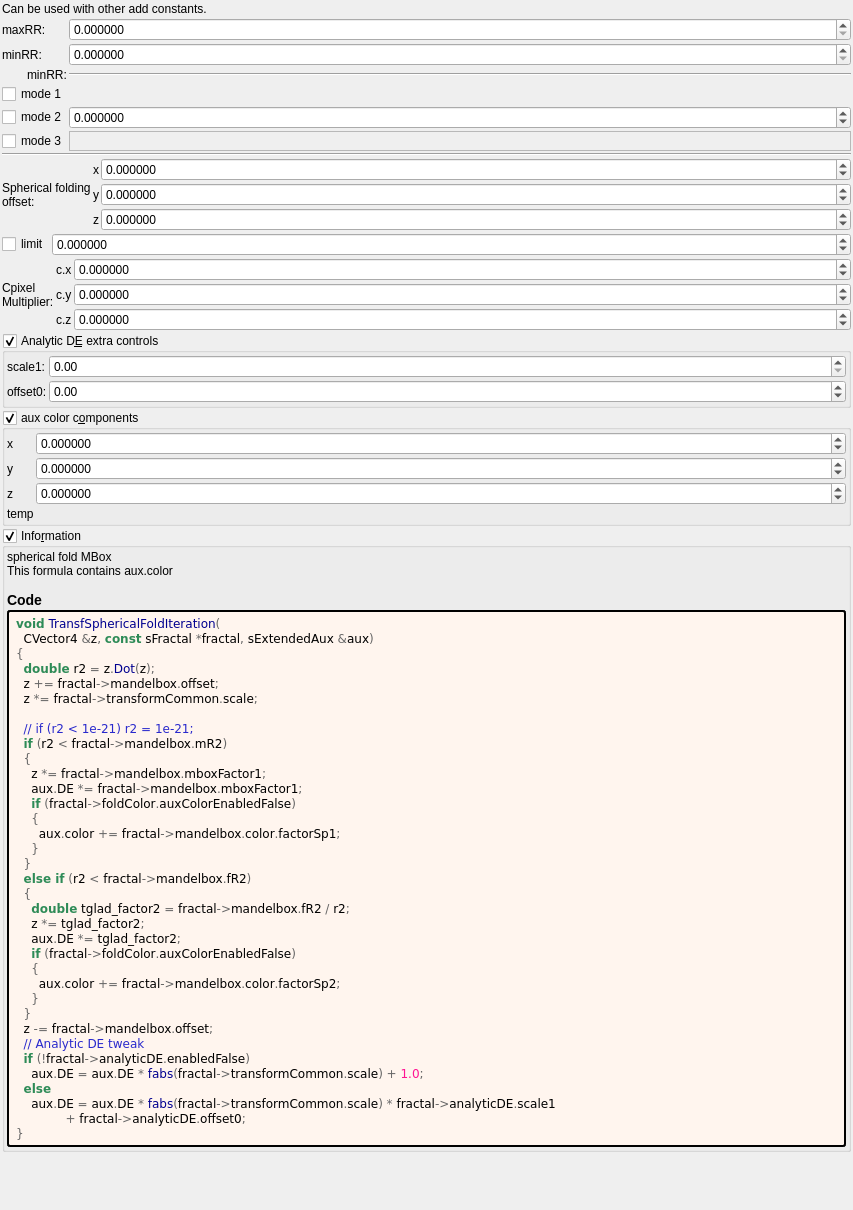
 <widget class="QWidget" name="Form">
  <property name="geometry">
   <rect>
    <x>0</x>
    <y>0</y>
    <width>853</width>
    <height>1210</height>
   </rect>
  </property>
  <property name="windowTitle">
   <string notr="true">transf_spherical_fold</string>
  </property>
  <layout class="QVBoxLayout" name="verticalLayout">
   <property name="spacing">
    <number>2</number>
   </property>
   <property name="leftMargin">
    <number>2</number>
   </property>
   <property name="topMargin">
    <number>2</number>
   </property>
   <property name="rightMargin">
    <number>2</number>
   </property>
   <property name="bottomMargin">
    <number>2</number>
   </property>
   <item>
    <widget class="QLabel" name="label_112">
     <property name="text">
      <string notr="true">Can be used with other add constants.</string>
     </property>
    </widget>
   </item>
   <item>
    <layout class="QGridLayout" name="gridLayout_2" columnstretch="0,0,1">
     <item row="3" column="2">
      <widget class="MyDoubleSpinBox" name="spinbox_transf_minR2_p25">
       <property name="sizePolicy">
        <sizepolicy hsizetype="Minimum" vsizetype="Maximum">
         <horstretch>0</horstretch>
         <verstretch>0</verstretch>
        </sizepolicy>
       </property>
       <property name="prefix">
        <string/>
       </property>
       <property name="suffix">
        <string/>
       </property>
       <property name="decimals">
        <number>6</number>
       </property>
       <property name="minimum">
        <double>0.000000000000000</double>
       </property>
       <property name="maximum">
        <double>99.989999999999995</double>
       </property>
       <property name="singleStep">
        <double>0.100000000000000</double>
       </property>
      </widget>
     </item>
     <item row="2" column="2">
      <widget class="MyDoubleSpinBox" name="spinbox_transf_maxR2_1">
       <property name="sizePolicy">
        <sizepolicy hsizetype="Minimum" vsizetype="Maximum">
         <horstretch>0</horstretch>
         <verstretch>0</verstretch>
        </sizepolicy>
       </property>
       <property name="prefix">
        <string/>
       </property>
       <property name="suffix">
        <string/>
       </property>
       <property name="decimals">
        <number>6</number>
       </property>
       <property name="minimum">
        <double>0.000000000000000</double>
       </property>
       <property name="maximum">
        <double>99.989999999999995</double>
       </property>
       <property name="singleStep">
        <double>0.100000000000000</double>
       </property>
      </widget>
     </item>
     <item row="7" column="2">
      <widget class="QFrame" name="frame">
       <property name="frameShape">
        <enum>QFrame::StyledPanel</enum>
       </property>
       <property name="frameShadow">
        <enum>QFrame::Raised</enum>
       </property>
      </widget>
     </item>
     <item row="4" column="2">
      <widget class="Line" name="line">
       <property name="orientation">
        <enum>Qt::Horizontal</enum>
       </property>
      </widget>
     </item>
     <item row="6" column="2">
      <widget class="MyDoubleSpinBox" name="spinbox_transf_scale_1">
       <property name="enabled">
        <bool>true</bool>
       </property>
       <property name="sizePolicy">
        <sizepolicy hsizetype="Minimum" vsizetype="Maximum">
         <horstretch>0</horstretch>
         <verstretch>0</verstretch>
        </sizepolicy>
       </property>
       <property name="prefix">
        <string/>
       </property>
       <property name="suffix">
        <string/>
       </property>
       <property name="decimals">
        <number>6</number>
       </property>
       <property name="minimum">
        <double>-99.989999999999995</double>
       </property>
       <property name="maximum">
        <double>99.989999999999995</double>
       </property>
       <property name="singleStep">
        <double>0.100000000000000</double>
       </property>
      </widget>
     </item>
     <item row="2" column="0" colspan="2">
      <widget class="QLabel" name="label_48">
       <property name="text">
        <string>maxRR:</string>
       </property>
      </widget>
     </item>
     <item row="3" column="0" colspan="2">
      <widget class="QLabel" name="label_47">
       <property name="text">
        <string>minRR:</string>
       </property>
      </widget>
     </item>
     <item row="5" column="0" colspan="2">
      <widget class="MyCheckBox" name="checkBox_transf_function_enabledB_false">
       <property name="text">
        <string notr="true">mode 1</string>
       </property>
      </widget>
     </item>
     <item row="6" column="0" colspan="2">
      <widget class="MyCheckBox" name="checkBox_transf_function_enabledC_false">
       <property name="text">
        <string notr="true">mode 2</string>
       </property>
      </widget>
     </item>
     <item row="7" column="0" colspan="2">
      <widget class="MyCheckBox" name="checkBox_transf_function_enabledD_false">
       <property name="text">
        <string notr="true">mode 3</string>
       </property>
      </widget>
     </item>
     <item row="4" column="1">
      <widget class="QLabel" name="label_49">
       <property name="text">
        <string>minRR:</string>
       </property>
      </widget>
     </item>
    </layout>
   </item>
   <item>
    <widget class="Line" name="line_2">
     <property name="orientation">
      <enum>Qt::Horizontal</enum>
     </property>
    </widget>
   </item>
   <item>
    <layout class="QGridLayout" name="gridLayout_16" columnstretch="0,0,1">
     <property name="spacing">
      <number>2</number>
     </property>
     <item row="2" column="2">
      <widget class="MyDoubleSpinBox" name="spinbox3_mandelbox_offset_z">
       <property name="sizePolicy">
        <sizepolicy hsizetype="Minimum" vsizetype="Maximum">
         <horstretch>0</horstretch>
         <verstretch>0</verstretch>
        </sizepolicy>
       </property>
       <property name="prefix">
        <string/>
       </property>
       <property name="suffix">
        <string/>
       </property>
       <property name="decimals">
        <number>6</number>
       </property>
       <property name="minimum">
        <double>-100.000000000000000</double>
       </property>
       <property name="maximum">
        <double>100.000000000000000</double>
       </property>
       <property name="singleStep">
        <double>0.100000000000000</double>
       </property>
      </widget>
     </item>
     <item row="1" column="1">
      <widget class="QLabel" name="label_116">
       <property name="sizePolicy">
        <sizepolicy hsizetype="Preferred" vsizetype="Preferred">
         <horstretch>0</horstretch>
         <verstretch>0</verstretch>
        </sizepolicy>
       </property>
       <property name="text">
        <string notr="true">y</string>
       </property>
       <property name="alignment">
        <set>Qt::AlignRight|Qt::AlignTrailing|Qt::AlignVCenter</set>
       </property>
      </widget>
     </item>
     <item row="0" column="0" rowspan="3">
      <widget class="QLabel" name="label_15">
       <property name="text">
        <string>Spherical folding
offset:</string>
       </property>
      </widget>
     </item>
     <item row="0" column="1">
      <widget class="QLabel" name="label_115">
       <property name="sizePolicy">
        <sizepolicy hsizetype="Preferred" vsizetype="Preferred">
         <horstretch>0</horstretch>
         <verstretch>0</verstretch>
        </sizepolicy>
       </property>
       <property name="text">
        <string notr="true">x</string>
       </property>
       <property name="alignment">
        <set>Qt::AlignRight|Qt::AlignTrailing|Qt::AlignVCenter</set>
       </property>
      </widget>
     </item>
     <item row="0" column="2">
      <widget class="MyDoubleSpinBox" name="spinbox3_mandelbox_offset_x">
       <property name="sizePolicy">
        <sizepolicy hsizetype="Minimum" vsizetype="Maximum">
         <horstretch>0</horstretch>
         <verstretch>0</verstretch>
        </sizepolicy>
       </property>
       <property name="prefix">
        <string/>
       </property>
       <property name="suffix">
        <string/>
       </property>
       <property name="decimals">
        <number>6</number>
       </property>
       <property name="minimum">
        <double>-100.000000000000000</double>
       </property>
       <property name="maximum">
        <double>100.000000000000000</double>
       </property>
       <property name="singleStep">
        <double>0.100000000000000</double>
       </property>
      </widget>
     </item>
     <item row="1" column="2">
      <widget class="MyDoubleSpinBox" name="spinbox3_mandelbox_offset_y">
       <property name="sizePolicy">
        <sizepolicy hsizetype="Minimum" vsizetype="Maximum">
         <horstretch>0</horstretch>
         <verstretch>0</verstretch>
        </sizepolicy>
       </property>
       <property name="prefix">
        <string/>
       </property>
       <property name="suffix">
        <string/>
       </property>
       <property name="decimals">
        <number>6</number>
       </property>
       <property name="minimum">
        <double>-100.000000000000000</double>
       </property>
       <property name="maximum">
        <double>100.000000000000000</double>
       </property>
       <property name="singleStep">
        <double>0.100000000000000</double>
       </property>
      </widget>
     </item>
     <item row="2" column="1">
      <widget class="QLabel" name="label_117">
       <property name="sizePolicy">
        <sizepolicy hsizetype="Preferred" vsizetype="Preferred">
         <horstretch>0</horstretch>
         <verstretch>0</verstretch>
        </sizepolicy>
       </property>
       <property name="text">
        <string notr="true">z</string>
       </property>
       <property name="alignment">
        <set>Qt::AlignRight|Qt::AlignTrailing|Qt::AlignVCenter</set>
       </property>
      </widget>
     </item>
    </layout>
   </item>
   <item>
    <layout class="QGridLayout" name="gridLayout_28" columnstretch="0,0,1">
     <property name="spacing">
      <number>2</number>
     </property>
     <item row="0" column="2">
      <widget class="MyDoubleSpinBox" name="spinbox_transf_scaleA_1">
       <property name="enabled">
        <bool>true</bool>
       </property>
       <property name="sizePolicy">
        <sizepolicy hsizetype="Minimum" vsizetype="Maximum">
         <horstretch>0</horstretch>
         <verstretch>0</verstretch>
        </sizepolicy>
       </property>
       <property name="prefix">
        <string/>
       </property>
       <property name="suffix">
        <string/>
       </property>
       <property name="decimals">
        <number>6</number>
       </property>
       <property name="minimum">
        <double>-99.989999999999995</double>
       </property>
       <property name="maximum">
        <double>99.989999999999995</double>
       </property>
       <property name="singleStep">
        <double>0.100000000000000</double>
       </property>
      </widget>
     </item>
     <item row="0" column="0" colspan="2">
      <widget class="MyCheckBox" name="checkBox_transf_function_enabledA_false">
       <property name="text">
        <string notr="true">limit</string>
       </property>
      </widget>
     </item>
    </layout>
   </item>
   <item>
    <layout class="QGridLayout" name="gridLayout" columnstretch="0,0,1">
     <property name="spacing">
      <number>2</number>
     </property>
     <item row="1" column="2">
      <widget class="MyDoubleSpinBox" name="spinbox3_transf_constant_multiplier_111_y">
       <property name="sizePolicy">
        <sizepolicy hsizetype="Minimum" vsizetype="Maximum">
         <horstretch>0</horstretch>
         <verstretch>0</verstretch>
        </sizepolicy>
       </property>
       <property name="prefix">
        <string/>
       </property>
       <property name="suffix">
        <string/>
       </property>
       <property name="decimals">
        <number>6</number>
       </property>
       <property name="minimum">
        <double>-99.989999999999995</double>
       </property>
       <property name="maximum">
        <double>99.989999999999995</double>
       </property>
       <property name="singleStep">
        <double>0.100000000000000</double>
       </property>
      </widget>
     </item>
     <item row="0" column="1">
      <widget class="QLabel" name="label_109">
       <property name="text">
        <string notr="true">c.x</string>
       </property>
      </widget>
     </item>
     <item row="0" column="0" rowspan="3">
      <widget class="QLabel" name="label_108">
       <property name="text">
        <string>Cpixel 
Multiplier:</string>
       </property>
      </widget>
     </item>
     <item row="0" column="2">
      <widget class="MyDoubleSpinBox" name="spinbox3_transf_constant_multiplier_111_x">
       <property name="sizePolicy">
        <sizepolicy hsizetype="Minimum" vsizetype="Maximum">
         <horstretch>0</horstretch>
         <verstretch>0</verstretch>
        </sizepolicy>
       </property>
       <property name="prefix">
        <string/>
       </property>
       <property name="suffix">
        <string/>
       </property>
       <property name="decimals">
        <number>6</number>
       </property>
       <property name="minimum">
        <double>-99.989999999999995</double>
       </property>
       <property name="maximum">
        <double>99.989999999999995</double>
       </property>
       <property name="singleStep">
        <double>0.100000000000000</double>
       </property>
      </widget>
     </item>
     <item row="2" column="2">
      <widget class="MyDoubleSpinBox" name="spinbox3_transf_constant_multiplier_111_z">
       <property name="sizePolicy">
        <sizepolicy hsizetype="Minimum" vsizetype="Maximum">
         <horstretch>0</horstretch>
         <verstretch>0</verstretch>
        </sizepolicy>
       </property>
       <property name="prefix">
        <string/>
       </property>
       <property name="suffix">
        <string/>
       </property>
       <property name="decimals">
        <number>6</number>
       </property>
       <property name="minimum">
        <double>-99.989999999999995</double>
       </property>
       <property name="maximum">
        <double>99.989999999999995</double>
       </property>
       <property name="singleStep">
        <double>0.100000000000000</double>
       </property>
      </widget>
     </item>
     <item row="1" column="1">
      <widget class="QLabel" name="label_110">
       <property name="text">
        <string notr="true">c.y</string>
       </property>
      </widget>
     </item>
     <item row="2" column="1">
      <widget class="QLabel" name="label_111">
       <property name="text">
        <string notr="true">c.z</string>
       </property>
      </widget>
     </item>
    </layout>
   </item>
   <item>
    <widget class="MyGroupBox" name="groupCheck_analyticDE_enabled_false">
     <property name="title">
      <string>Analytic D&amp;E extra controls</string>
     </property>
     <property name="checkable">
      <bool>true</bool>
     </property>
     <layout class="QVBoxLayout" name="verticalLayout_13" stretch="0">
      <property name="spacing">
       <number>2</number>
      </property>
      <property name="leftMargin">
       <number>2</number>
      </property>
      <property name="topMargin">
       <number>2</number>
      </property>
      <property name="rightMargin">
       <number>2</number>
      </property>
      <property name="bottomMargin">
       <number>2</number>
      </property>
      <item>
       <layout class="QGridLayout" name="gridLayout_27" columnstretch="0,0,1">
        <property name="spacing">
         <number>2</number>
        </property>
        <item row="1" column="2">
         <widget class="MyDoubleSpinBox" name="spinbox_analyticDE_offset_0">
          <property name="sizePolicy">
           <sizepolicy hsizetype="Minimum" vsizetype="Maximum">
            <horstretch>0</horstretch>
            <verstretch>0</verstretch>
           </sizepolicy>
          </property>
          <property name="prefix">
           <string/>
          </property>
          <property name="suffix">
           <string/>
          </property>
          <property name="decimals">
           <number>2</number>
          </property>
          <property name="minimum">
           <double>-99.989999999999995</double>
          </property>
          <property name="maximum">
           <double>99.989999999999995</double>
          </property>
          <property name="singleStep">
           <double>0.100000000000000</double>
          </property>
         </widget>
        </item>
        <item row="1" column="1">
         <widget class="QLabel" name="label_177">
          <property name="text">
           <string>offset0:</string>
          </property>
         </widget>
        </item>
        <item row="0" column="1">
         <widget class="QLabel" name="label_182">
          <property name="text">
           <string>scale1:</string>
          </property>
         </widget>
        </item>
        <item row="0" column="2">
         <widget class="MyDoubleSpinBox" name="spinbox_analyticDE_scale_1">
          <property name="sizePolicy">
           <sizepolicy hsizetype="Minimum" vsizetype="Maximum">
            <horstretch>0</horstretch>
            <verstretch>0</verstretch>
           </sizepolicy>
          </property>
          <property name="prefix">
           <string/>
          </property>
          <property name="suffix">
           <string/>
          </property>
          <property name="decimals">
           <number>2</number>
          </property>
          <property name="minimum">
           <double>0.000000000000000</double>
          </property>
          <property name="maximum">
           <double>99.989999999999995</double>
          </property>
          <property name="singleStep">
           <double>0.100000000000000</double>
          </property>
         </widget>
        </item>
       </layout>
      </item>
     </layout>
    </widget>
   </item>
   <item>
    <widget class="MyGroupBox" name="groupCheck_fold_color_aux_color_enabled_false">
     <property name="title">
      <string>aux color c&amp;omponents</string>
     </property>
     <property name="checkable">
      <bool>true</bool>
     </property>
     <layout class="QVBoxLayout" name="verticalLayout_11">
      <property name="leftMargin">
       <number>2</number>
      </property>
      <property name="topMargin">
       <number>2</number>
      </property>
      <property name="rightMargin">
       <number>2</number>
      </property>
      <property name="bottomMargin">
       <number>2</number>
      </property>
      <item>
       <layout class="QGridLayout" name="gridLayout_21" columnstretch="0,1">
        <property name="spacing">
         <number>2</number>
        </property>
        <item row="1" column="1">
         <widget class="MyDoubleSpinBox" name="spinbox4_fold_color_difs_0000_x">
          <property name="sizePolicy">
           <sizepolicy hsizetype="Minimum" vsizetype="Maximum">
            <horstretch>0</horstretch>
            <verstretch>0</verstretch>
           </sizepolicy>
          </property>
          <property name="prefix">
           <string/>
          </property>
          <property name="suffix">
           <string/>
          </property>
          <property name="decimals">
           <number>6</number>
          </property>
          <property name="minimum">
           <double>-100.000000000000000</double>
          </property>
          <property name="maximum">
           <double>100.000000000000000</double>
          </property>
          <property name="singleStep">
           <double>0.100000000000000</double>
          </property>
         </widget>
        </item>
        <item row="2" column="1">
         <widget class="MyDoubleSpinBox" name="spinbox4_fold_color_difs_0000_y">
          <property name="sizePolicy">
           <sizepolicy hsizetype="Minimum" vsizetype="Maximum">
            <horstretch>0</horstretch>
            <verstretch>0</verstretch>
           </sizepolicy>
          </property>
          <property name="prefix">
           <string/>
          </property>
          <property name="suffix">
           <string/>
          </property>
          <property name="decimals">
           <number>6</number>
          </property>
          <property name="minimum">
           <double>-100.000000000000000</double>
          </property>
          <property name="maximum">
           <double>100.000000000000000</double>
          </property>
          <property name="singleStep">
           <double>0.100000000000000</double>
          </property>
         </widget>
        </item>
        <item row="3" column="1">
         <widget class="MyDoubleSpinBox" name="spinbox4_fold_color_difs_0000_z">
          <property name="sizePolicy">
           <sizepolicy hsizetype="Minimum" vsizetype="Maximum">
            <horstretch>0</horstretch>
            <verstretch>0</verstretch>
           </sizepolicy>
          </property>
          <property name="prefix">
           <string/>
          </property>
          <property name="suffix">
           <string/>
          </property>
          <property name="decimals">
           <number>6</number>
          </property>
          <property name="minimum">
           <double>-100.000000000000000</double>
          </property>
          <property name="maximum">
           <double>100.000000000000000</double>
          </property>
          <property name="singleStep">
           <double>0.100000000000000</double>
          </property>
         </widget>
        </item>
        <item row="2" column="0">
         <widget class="QLabel" name="label_55">
          <property name="text">
           <string>y</string>
          </property>
         </widget>
        </item>
        <item row="1" column="0">
         <widget class="QLabel" name="label_53">
          <property name="text">
           <string>x</string>
          </property>
         </widget>
        </item>
        <item row="3" column="0">
         <widget class="QLabel" name="label_56">
          <property name="text">
           <string>z</string>
          </property>
         </widget>
        </item>
        <item row="4" column="0">
         <widget class="QLabel" name="label_57">
          <property name="text">
           <string>temp</string>
          </property>
         </widget>
        </item>
       </layout>
      </item>
     </layout>
    </widget>
   </item>
   <item>
    <widget class="MyGroupBox" name="groupCheck_info">
     <property name="title">
      <string>Info&amp;rmation</string>
     </property>
     <property name="flat">
      <bool>false</bool>
     </property>
     <property name="checkable">
      <bool>true</bool>
     </property>
     <layout class="QVBoxLayout" name="verticalLayout_2">
      <property name="spacing">
       <number>2</number>
      </property>
      <property name="leftMargin">
       <number>2</number>
      </property>
      <property name="topMargin">
       <number>2</number>
      </property>
      <property name="rightMargin">
       <number>2</number>
      </property>
      <property name="bottomMargin">
       <number>2</number>
      </property>
      <item>
       <widget class="QLabel" name="label_information_general">
        <property name="text">
         <string notr="true">&lt;p&gt;spherical fold MBox&lt;br&gt;This formula contains aux.color&lt;/p&gt;&lt;table&gt;
&lt;/table&gt;
&lt;h3&gt;Code&lt;/h3&gt;</string>
        </property>
        <property name="wordWrap">
         <bool>true</bool>
        </property>
        <property name="openExternalLinks">
         <bool>true</bool>
        </property>
        <property name="textInteractionFlags">
         <set>Qt::LinksAccessibleByMouse|Qt::TextSelectableByMouse</set>
        </property>
       </widget>
      </item>
      <item>
       <widget class="QLabel" name="label_code_content">
        <property name="styleSheet">
         <string notr="true">border-style: outset; border-width: 2px; border-radius: 3px; border-color: black; background-color: #fff5ee; padding: 4px;</string>
        </property>
        <property name="text">
         <string notr="true">&lt;body style=&quot;background-color:#fff5ee&quot;&gt;
&lt;pre style=&quot;color:#000000; background-color:#fff5ee;  font-family:'Courier New',monospace;&quot;&gt;&lt;span style=&quot;color:#2e8b57; font-weight:bold&quot;&gt;void&lt;/span&gt; &lt;span style=&quot;color:#00008f&quot;&gt;TransfSphericalFoldIteration&lt;/span&gt;&lt;span style=&quot;color:#676767&quot;&gt;(&lt;/span&gt;
  CVector4 &lt;span style=&quot;color:#676767&quot;&gt;&amp;amp;&lt;/span&gt;z&lt;span style=&quot;color:#676767&quot;&gt;,&lt;/span&gt; &lt;span style=&quot;color:#2e8b57; font-weight:bold&quot;&gt;const&lt;/span&gt; sFractal &lt;span style=&quot;color:#676767&quot;&gt;*&lt;/span&gt;fractal&lt;span style=&quot;color:#676767&quot;&gt;,&lt;/span&gt; sExtendedAux &lt;span style=&quot;color:#676767&quot;&gt;&amp;amp;&lt;/span&gt;aux&lt;span style=&quot;color:#676767&quot;&gt;)&lt;/span&gt;
&lt;span style=&quot;color:#676767&quot;&gt;{&lt;/span&gt;
  &lt;span style=&quot;color:#2e8b57; font-weight:bold&quot;&gt;double&lt;/span&gt; r2 &lt;span style=&quot;color:#676767&quot;&gt;=&lt;/span&gt; z&lt;span style=&quot;color:#676767&quot;&gt;.&lt;/span&gt;&lt;span style=&quot;color:#00008f&quot;&gt;Dot&lt;/span&gt;&lt;span style=&quot;color:#676767&quot;&gt;(&lt;/span&gt;z&lt;span style=&quot;color:#676767&quot;&gt;);&lt;/span&gt;
  z &lt;span style=&quot;color:#676767&quot;&gt;+=&lt;/span&gt; fractal&lt;span style=&quot;color:#676767&quot;&gt;-&amp;gt;&lt;/span&gt;mandelbox&lt;span style=&quot;color:#676767&quot;&gt;.&lt;/span&gt;offset&lt;span style=&quot;color:#676767&quot;&gt;;&lt;/span&gt;
  z &lt;span style=&quot;color:#676767&quot;&gt;*=&lt;/span&gt; fractal&lt;span style=&quot;color:#676767&quot;&gt;-&amp;gt;&lt;/span&gt;transformCommon&lt;span style=&quot;color:#676767&quot;&gt;.&lt;/span&gt;scale&lt;span style=&quot;color:#676767&quot;&gt;;&lt;/span&gt;

  &lt;span style=&quot;color:#2929cc&quot;&gt;// if (r2 &amp;lt; 1e-21) r2 = 1e-21;&lt;/span&gt;
  &lt;span style=&quot;color:#2e8b57; font-weight:bold&quot;&gt;if&lt;/span&gt; &lt;span style=&quot;color:#676767&quot;&gt;(&lt;/span&gt;r2 &lt;span style=&quot;color:#676767&quot;&gt;&amp;lt;&lt;/span&gt; fractal&lt;span style=&quot;color:#676767&quot;&gt;-&amp;gt;&lt;/span&gt;mandelbox&lt;span style=&quot;color:#676767&quot;&gt;.&lt;/span&gt;mR2&lt;span style=&quot;color:#676767&quot;&gt;)&lt;/span&gt;
  &lt;span style=&quot;color:#676767&quot;&gt;{&lt;/span&gt;
    z &lt;span style=&quot;color:#676767&quot;&gt;*=&lt;/span&gt; fractal&lt;span style=&quot;color:#676767&quot;&gt;-&amp;gt;&lt;/span&gt;mandelbox&lt;span style=&quot;color:#676767&quot;&gt;.&lt;/span&gt;mboxFactor1&lt;span style=&quot;color:#676767&quot;&gt;;&lt;/span&gt;
    aux&lt;span style=&quot;color:#676767&quot;&gt;.&lt;/span&gt;DE &lt;span style=&quot;color:#676767&quot;&gt;*=&lt;/span&gt; fractal&lt;span style=&quot;color:#676767&quot;&gt;-&amp;gt;&lt;/span&gt;mandelbox&lt;span style=&quot;color:#676767&quot;&gt;.&lt;/span&gt;mboxFactor1&lt;span style=&quot;color:#676767&quot;&gt;;&lt;/span&gt;
    &lt;span style=&quot;color:#2e8b57; font-weight:bold&quot;&gt;if&lt;/span&gt; &lt;span style=&quot;color:#676767&quot;&gt;(&lt;/span&gt;fractal&lt;span style=&quot;color:#676767&quot;&gt;-&amp;gt;&lt;/span&gt;foldColor&lt;span style=&quot;color:#676767&quot;&gt;.&lt;/span&gt;auxColorEnabledFalse&lt;span style=&quot;color:#676767&quot;&gt;)&lt;/span&gt;
    &lt;span style=&quot;color:#676767&quot;&gt;{&lt;/span&gt;
      aux&lt;span style=&quot;color:#676767&quot;&gt;.&lt;/span&gt;color &lt;span style=&quot;color:#676767&quot;&gt;+=&lt;/span&gt; fractal&lt;span style=&quot;color:#676767&quot;&gt;-&amp;gt;&lt;/span&gt;mandelbox&lt;span style=&quot;color:#676767&quot;&gt;.&lt;/span&gt;color&lt;span style=&quot;color:#676767&quot;&gt;.&lt;/span&gt;factorSp1&lt;span style=&quot;color:#676767&quot;&gt;;&lt;/span&gt;
    &lt;span style=&quot;color:#676767&quot;&gt;}&lt;/span&gt;
  &lt;span style=&quot;color:#676767&quot;&gt;}&lt;/span&gt;
  &lt;span style=&quot;color:#2e8b57; font-weight:bold&quot;&gt;else if&lt;/span&gt; &lt;span style=&quot;color:#676767&quot;&gt;(&lt;/span&gt;r2 &lt;span style=&quot;color:#676767&quot;&gt;&amp;lt;&lt;/span&gt; fractal&lt;span style=&quot;color:#676767&quot;&gt;-&amp;gt;&lt;/span&gt;mandelbox&lt;span style=&quot;color:#676767&quot;&gt;.&lt;/span&gt;fR2&lt;span style=&quot;color:#676767&quot;&gt;)&lt;/span&gt;
  &lt;span style=&quot;color:#676767&quot;&gt;{&lt;/span&gt;
    &lt;span style=&quot;color:#2e8b57; font-weight:bold&quot;&gt;double&lt;/span&gt; tglad_factor2 &lt;span style=&quot;color:#676767&quot;&gt;=&lt;/span&gt; fractal&lt;span style=&quot;color:#676767&quot;&gt;-&amp;gt;&lt;/span&gt;mandelbox&lt;span style=&quot;color:#676767&quot;&gt;.&lt;/span&gt;fR2 &lt;span style=&quot;color:#676767&quot;&gt;/&lt;/span&gt; r2&lt;span style=&quot;color:#676767&quot;&gt;;&lt;/span&gt;
    z &lt;span style=&quot;color:#676767&quot;&gt;*=&lt;/span&gt; tglad_factor2&lt;span style=&quot;color:#676767&quot;&gt;;&lt;/span&gt;
    aux&lt;span style=&quot;color:#676767&quot;&gt;.&lt;/span&gt;DE &lt;span style=&quot;color:#676767&quot;&gt;*=&lt;/span&gt; tglad_factor2&lt;span style=&quot;color:#676767&quot;&gt;;&lt;/span&gt;
    &lt;span style=&quot;color:#2e8b57; font-weight:bold&quot;&gt;if&lt;/span&gt; &lt;span style=&quot;color:#676767&quot;&gt;(&lt;/span&gt;fractal&lt;span style=&quot;color:#676767&quot;&gt;-&amp;gt;&lt;/span&gt;foldColor&lt;span style=&quot;color:#676767&quot;&gt;.&lt;/span&gt;auxColorEnabledFalse&lt;span style=&quot;color:#676767&quot;&gt;)&lt;/span&gt;
    &lt;span style=&quot;color:#676767&quot;&gt;{&lt;/span&gt;
      aux&lt;span style=&quot;color:#676767&quot;&gt;.&lt;/span&gt;color &lt;span style=&quot;color:#676767&quot;&gt;+=&lt;/span&gt; fractal&lt;span style=&quot;color:#676767&quot;&gt;-&amp;gt;&lt;/span&gt;mandelbox&lt;span style=&quot;color:#676767&quot;&gt;.&lt;/span&gt;color&lt;span style=&quot;color:#676767&quot;&gt;.&lt;/span&gt;factorSp2&lt;span style=&quot;color:#676767&quot;&gt;;&lt;/span&gt;
    &lt;span style=&quot;color:#676767&quot;&gt;}&lt;/span&gt;
  &lt;span style=&quot;color:#676767&quot;&gt;}&lt;/span&gt;
  z &lt;span style=&quot;color:#676767&quot;&gt;-=&lt;/span&gt; fractal&lt;span style=&quot;color:#676767&quot;&gt;-&amp;gt;&lt;/span&gt;mandelbox&lt;span style=&quot;color:#676767&quot;&gt;.&lt;/span&gt;offset&lt;span style=&quot;color:#676767&quot;&gt;;&lt;/span&gt;
  &lt;span style=&quot;color:#2929cc&quot;&gt;// Analytic DE tweak&lt;/span&gt;
  &lt;span style=&quot;color:#2e8b57; font-weight:bold&quot;&gt;if&lt;/span&gt; &lt;span style=&quot;color:#676767&quot;&gt;(!&lt;/span&gt;fractal&lt;span style=&quot;color:#676767&quot;&gt;-&amp;gt;&lt;/span&gt;analyticDE&lt;span style=&quot;color:#676767&quot;&gt;.&lt;/span&gt;enabledFalse&lt;span style=&quot;color:#676767&quot;&gt;)&lt;/span&gt;
    aux&lt;span style=&quot;color:#676767&quot;&gt;.&lt;/span&gt;DE &lt;span style=&quot;color:#676767&quot;&gt;=&lt;/span&gt; aux&lt;span style=&quot;color:#676767&quot;&gt;.&lt;/span&gt;DE &lt;span style=&quot;color:#676767&quot;&gt;*&lt;/span&gt; &lt;span style=&quot;color:#00008f&quot;&gt;fabs&lt;/span&gt;&lt;span style=&quot;color:#676767&quot;&gt;(&lt;/span&gt;fractal&lt;span style=&quot;color:#676767&quot;&gt;-&amp;gt;&lt;/span&gt;transformCommon&lt;span style=&quot;color:#676767&quot;&gt;.&lt;/span&gt;scale&lt;span style=&quot;color:#676767&quot;&gt;) +&lt;/span&gt; &lt;span style=&quot;color:#ff1493&quot;&gt;1.0&lt;/span&gt;&lt;span style=&quot;color:#676767&quot;&gt;;&lt;/span&gt;
  &lt;span style=&quot;color:#2e8b57; font-weight:bold&quot;&gt;else&lt;/span&gt;
    aux&lt;span style=&quot;color:#676767&quot;&gt;.&lt;/span&gt;DE &lt;span style=&quot;color:#676767&quot;&gt;=&lt;/span&gt; aux&lt;span style=&quot;color:#676767&quot;&gt;.&lt;/span&gt;DE &lt;span style=&quot;color:#676767&quot;&gt;*&lt;/span&gt; &lt;span style=&quot;color:#00008f&quot;&gt;fabs&lt;/span&gt;&lt;span style=&quot;color:#676767&quot;&gt;(&lt;/span&gt;fractal&lt;span style=&quot;color:#676767&quot;&gt;-&amp;gt;&lt;/span&gt;transformCommon&lt;span style=&quot;color:#676767&quot;&gt;.&lt;/span&gt;scale&lt;span style=&quot;color:#676767&quot;&gt;) *&lt;/span&gt; fractal&lt;span style=&quot;color:#676767&quot;&gt;-&amp;gt;&lt;/span&gt;analyticDE&lt;span style=&quot;color:#676767&quot;&gt;.&lt;/span&gt;scale1
             &lt;span style=&quot;color:#676767&quot;&gt;+&lt;/span&gt; fractal&lt;span style=&quot;color:#676767&quot;&gt;-&amp;gt;&lt;/span&gt;analyticDE&lt;span style=&quot;color:#676767&quot;&gt;.&lt;/span&gt;offset0&lt;span style=&quot;color:#676767&quot;&gt;;&lt;/span&gt;
&lt;span style=&quot;color:#676767&quot;&gt;}&lt;/span&gt;
&lt;/pre&gt;
&lt;/body&gt;</string>
        </property>
        <property name="wordWrap">
         <bool>true</bool>
        </property>
        <property name="openExternalLinks">
         <bool>true</bool>
        </property>
        <property name="textInteractionFlags">
         <set>Qt::LinksAccessibleByMouse|Qt::TextSelectableByMouse</set>
        </property>
       </widget>
      </item>
     </layout>
    </widget>
   </item>
   <item>
    <spacer name="verticalSpacer">
     <property name="orientation">
      <enum>Qt::Vertical</enum>
     </property>
     <property name="sizeHint" stdset="0">
      <size>
       <width>20</width>
       <height>40</height>
      </size>
     </property>
    </spacer>
   </item>
  </layout>
 </widget>
